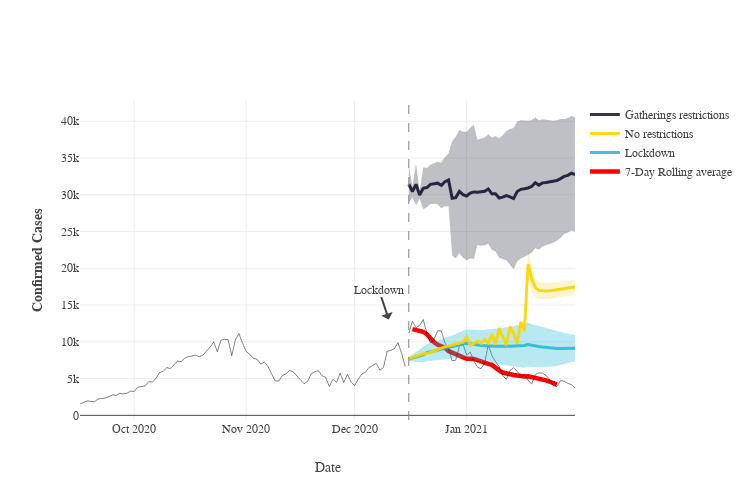

Notebook cell for this chart:
### Code cell
COUNTRY = "Netherlands"
TARGET_NPI = "Stringency_index"
string = f"../LSTM/bias_res_{TARGET_NPI}_True_{COUNTRY}.p"
string2 = f"../LSTM/bias_res_{TARGET_NPI}_False_{COUNTRY}.p"
TARGET_NPI = "Gatherings_restrictions"
string3 = f"../LSTM/bias_res_{TARGET_NPI}_True_{COUNTRY}.p"
string3 = 'bias_res_Gatherings_restrictions_True_Germany.p'
# TARGET_NPI = "School_closing"
# string4 = f"../LSTM/bias_res_{TARGET_NPI}_True_{COUNTRY}.p"

df = pickle.load(open( string, "rb" ))
df_LSTM = pickle.load(open( string2, "rb" ))
df_NPI = pickle.load(open( string3, "rb" ))
# df_NPI = df_NPI.drop(df_NPI.columns, axis=1)
# df_SC = pickle.load(open( string4, "rb" ))
dates = 200
dates_end = 20
df = df[dates: -dates_end]
df = df.reset_index()
df_LSTM = df_LSTM[dates: -dates_end]
df_LSTM = df_LSTM.reset_index()
df_NPI = df_NPI[dates: -dates_end]
df_NPI = df_NPI.reset_index()
# df_SC = df_SC[dates: dates+dates_end]
# df_SC = df_SC.reset_index()

palette = cycle(px.colors.qualitative.G10)
color1 = 'rgba(10, 10, 10, 0.5)'
color2 = 'rgba(21, 178, 211, 0.3)'
color3 = 'rgba(21, 178, 211, 0.8)'
color4 = 'rgba(225, 205, 0, 0.2)'
color5 = 'rgba(255, 215, 0, 0.9)'
color6 = 'red'
color7 = 'rgba(0, 0, 30, 0.25)'
color8 = 'rgba(0, 0, 30, 0.8)'
color9 = 'rgba(0, 180, 30, 0.2)'
color10 = 'rgba(0, 180, 30, 0.8)'

window = 7
rolling = df["valCases"].rolling(window=window).mean().shift(-window + 2)

fig = make_subplots()
fig.add_trace(go.Scatter(showlegend=True, name="7-Day Rolling average", x=df.Date, 
                         y=rolling, line=dict(color=color6, width=4.5)))
fig.add_trace(go.Scatter(showlegend=False, x=df.Date, 
                         y=df["valCases"], line=dict(color=color1, width=1)))
fig.add_trace(go.Scatter(showlegend=False, x=df.Date, 
                         y=df["TrueCases"], line=dict(color=color1, width=1)))

def _filter(df, df_target, color1, color2, name):
    df_target = df_target[df_target["Date"]  >= DELAY_START]
    drops = []
    
    for i in range(3, len(df_target.columns) - 1): 
        y = df_target[df_target.Date < DELAY_START + datetime.timedelta(len(df_target.iloc[:, i].dropna()))].valCases
        y = y.dropna()
        pred = df_target.iloc[:, i].dropna()[-len(y):]
        diff = mean_squared_error(y, pred, squared=False)
        average = df_target.iloc[:, 3:].mean(axis=1)
        if diff > 30898:
            drops.append(df_target.columns[i])
            continue
        else:
            if name == "No restrictions":
                df_target.iloc[:, i] = average + random.randint(0, 100)
#             else:
#                 df_target.iloc[:, i] = average + random.randint(-1000, 1000) - 5000

    df_target = df_target.drop(df_target[drops], axis=1)
    average = df_target.iloc[:, 3:].mean(axis=1)
    print(len(df_target.columns), name, "RUNS")
    std = df_target.iloc[:, 3:].std(axis=1) 
    average = (df_target.iloc[:, 2] + average * 45)  / 46
    df_target["average"] = average
    
    fig.add_trace(go.Scatter(name=name, x=df_target.Date, y=df_target["average"], line=dict(color=color2, width=3)))
    if name == "No restrictions":
        fig.add_trace(go.Scatter(x=df_target.Date,y=average + std / 2,mode='lines',line=dict(width=0),showlegend=False))
        fig.add_trace(go.Scatter(x=df_target.Date,y=average - std / 2,mode='lines',fill='tonexty',fillcolor=color1,line=dict(color='rgba(0,0,0,0)'),hoverinfo="skip",showlegend=False))
    else:
        fig.add_trace(go.Scatter(x=df_target.Date,y=average + std,mode='lines',line=dict(width=0),showlegend=False))
        fig.add_trace(go.Scatter(x=df_target.Date,y=average - std,mode='lines',fill='tonexty',fillcolor=color1,line=dict(color='rgba(0,0,0,0)'),hoverinfo="skip",showlegend=False))
      
 
_filter(df, df, color2, color3, "Lockdown") 
_filter(df, df_LSTM, color4, color5, "No restrictions")
_filter(df, df_NPI, color7, color8, "Gatherings restrictions")
# _filter(df, df_SC, color9, color10, "School Closing")


fig.update_xaxes(title_text="Date")
fig.update_yaxes(title_text="<b>Confirmed Cases</b>")
fig.update_layout(template="none", autosize=True, width=750, height=500,)
fig.layout.font.family = 'Arial'
fig.add_vline(x=DELAY_START, line_width=1, line_dash="dash", line_color="grey")
fig.add_annotation(x=DELAY_START, y=np.max(df['valCases']), text="Lockdown", showarrow=True, xshift=-20)

fig.show()
